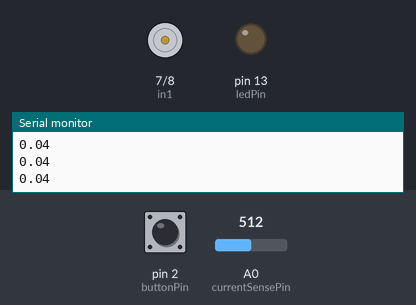
Bench run of a sketch on a simulated Arduino Uno, built with avr-gcc and run on an emulated ATmega328P. On the bench: motor-driver pin pairs drawn as motors (green arrow = first pin HIGH = forward, orange = second pin HIGH = backward, longer = more drive, scaled by the enable pin), output pins drawn as LEDs (lit = HIGH), the last lines printed to the serial monitor. The test bench sets the inputs (shaded band); at power-on: pin 2 (buttonPin) HIGH, A0 (currentSensePin) = 512.

Above: at 1.2 s.
1.3 s: pin 2 (buttonPin) pulled LOW for 0.15 s
At 1.7 s:
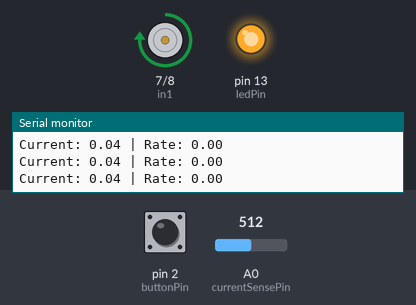
2.9 s: A0 (currentSensePin) set to 523
At 3.9 s:
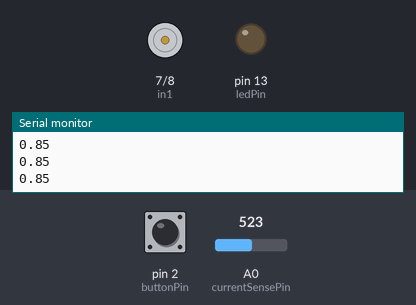
4.4 s: pin 2 (buttonPin) pulled LOW for 1 s
At 5.3 s:
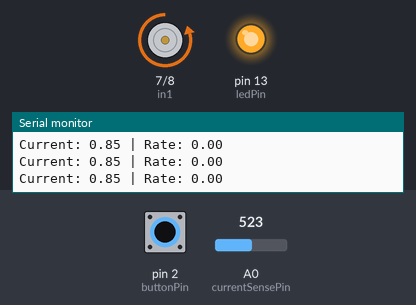
6.9 s: A0 (currentSensePin) set to 716
At 7.2 s:
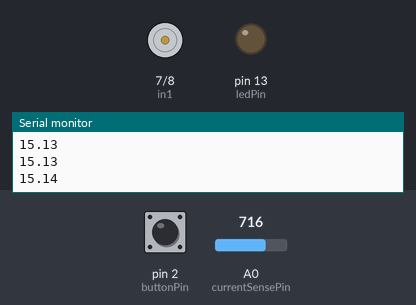
8.4 s: pin 2 (buttonPin) driven LOW
At 9.3 s:
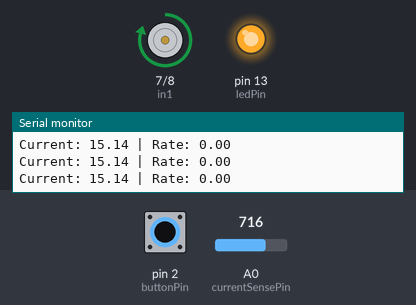
11.4 s: A0 (currentSensePin) set to 730
At 12.0 s:
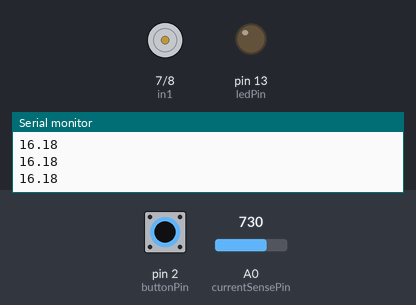
Timing chart, 0 to 13.9 s (numbered marks = the images above; inputs shaded):
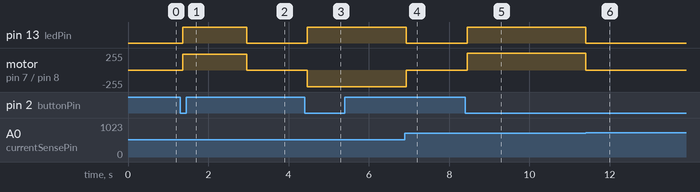

Measured:
- the behaviour switches between 515 and 516 on A0 (currentSensePin) (found by bisection; images 1 and 2)
- the behaviour switches between 716 and 717 on A0 (currentSensePin) (found by bisection; images 5 and 6)
- after the input at 1.3 s, pin 13 (ledPin): LOW → HIGH after 0.06 s; motor on pin 7 (in1) / pin 8 (in2): stopped → forward 235/255 after 0.06 s
- after the input at 2.9 s, pin 13 (ledPin): HIGH → LOW after 0.05 s; motor on pin 7 (in1) / pin 8 (in2): forward 235/255 → stopped after 0.05 s
- after the input at 4.4 s, pin 13 (ledPin): LOW → HIGH after 0.06 s; motor on pin 7 (in1) / pin 8 (in2): stopped → backward 250/255 after 0.06 s
- after the input at 6.9 s, pin 13 (ledPin): HIGH → LOW at once; motor on pin 7 (in1) / pin 8 (in2): backward 250/255 → stopped at once
- after the input at 8.4 s, pin 13 (ledPin): LOW → HIGH after 0.05 s; motor on pin 7 (in1) / pin 8 (in2): stopped → forward 250/255 after 0.05 s
- after the input at 11.4 s, pin 13 (ledPin): HIGH → LOW at once; motor on pin 7 (in1) / pin 8 (in2): forward 250/255 → stopped at once

The sketch:

EVM_Client.ino
```cpp
const int in1 = 7;
const int in2 = 8;
const int enA = 5;
const int buttonPin = 2;
const int ledPin = 13;
const int currentSensePin = A0;

bool direction = true;  // true = opening, false = closing
bool lastButtonState = HIGH;
bool currentButtonState = HIGH;

unsigned long lastDebounceTime = 0;
const unsigned long debounceDelay = 50;

// PWM & current threshold values
const int openPWM = 235;
const int closePWM = 250;

// Current detection tuning
const float emaAlpha = 0.20;
const float minRunningCurrent = 0.3;
const float openSpikeRate = 0.35;   // Increased threshold
const float closeSpikeRate = 0.45;  // Increased threshold
const unsigned long ignoreSpikeTime = 250;

float filteredCurrent = 0.0;
float previousFiltered = 0.0;


void setup()
{
  pinMode(in1, OUTPUT);
  pinMode(in2, OUTPUT);
  pinMode(enA, OUTPUT);
  pinMode(buttonPin, INPUT_PULLUP);
  pinMode(ledPin, OUTPUT);
  Serial.begin(9600);
  Serial.println("Filtered Current (A)");
}

void loop()
{
  int reading = digitalRead(buttonPin);
  if (reading != lastButtonState)
  {
    lastDebounceTime = millis();
  }
  if ((millis() - lastDebounceTime) > debounceDelay)
  {
    if (reading != currentButtonState)
    {
      currentButtonState = reading;
      if (currentButtonState == LOW)
      {
        runMotorUntilSpike();
      }
    }
  }

  lastButtonState = reading;
  float rawCurrent = readCurrent();
  filteredCurrent = emaAlpha * rawCurrent + (1 - emaAlpha) * filteredCurrent;
  Serial.println(filteredCurrent);
}

void runMotorUntilSpike()
{
  digitalWrite(ledPin, HIGH);
  if (direction)
  {
    digitalWrite(in1, HIGH);
    digitalWrite(in2, LOW);
    analogWrite(enA, openPWM);
  }
  else
  {
    digitalWrite(in1, LOW);
    digitalWrite(in2, HIGH);
    analogWrite(enA, closePWM);
  }

  unsigned long startTime = millis();
  previousFiltered = readCurrent();
  filteredCurrent = previousFiltered;

  while (true)
  {
    delay(20);
    float current = readCurrent();
    float previous = filteredCurrent;
    filteredCurrent = emaAlpha * current + (1 - emaAlpha) * filteredCurrent;
    unsigned long elapsed = millis() - startTime;
    float rate = (filteredCurrent - previous) / 0.020;
    bool overMinCurrent = filteredCurrent > minRunningCurrent;
    bool timeOk = elapsed > ignoreSpikeTime;

    if (timeOk && overMinCurrent)
    {
      if (direction && rate > openSpikeRate) break;
      if (!direction && rate > closeSpikeRate) break;
    }
    Serial.print("Current: "); Serial.print(filteredCurrent);
    Serial.print(" | Rate: "); Serial.println(rate);
  }
  analogWrite(enA, 0);
  digitalWrite(ledPin, LOW);
  direction = !direction;
}

float readCurrent()
{
  int sensorValue = analogRead(currentSensePin);
  float voltage = sensorValue * (5.0 / 1023.0);
  float current = (voltage - 2.5) / 0.066;
  return abs(current);
}
```
